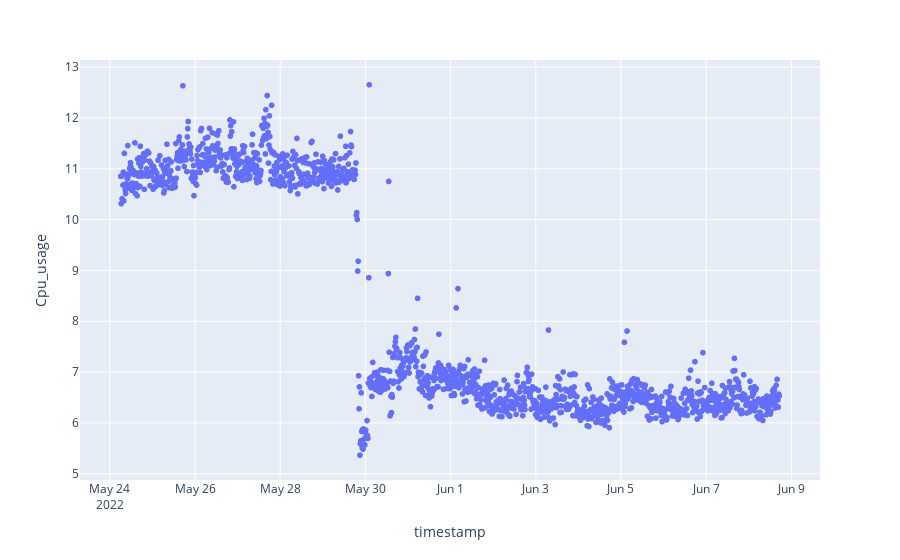

The code cell stored with this chart in its notebook:
### Code cell
import plotly.express as px
fig = px.scatter(test_cluster_cpu_df, x="timestamp", y="Cpu_usage")
fig.show()

### Figure 1 — Plotly figure (JSON) as saved in the notebook; plotly's stock layout.template omitted (floating-point values rounded to 4 significant figures; data arrays with more than 128 entries replaced by an {"elided": "..."} marker saying what was removed)
{"data": [{"hovertemplate": "timestamp=%{x}<br>Cpu_usage=%{y}<extra></extra>", "legendgroup": "", "marker": {"color": "#636efa", "symbol": "circle"}, "mode": "markers", "name": "", "showlegend": false, "type": "scattergl", "x": {"elided": "1485 str values"}, "xaxis": "x", "y": {"elided": "1485 float values"}, "yaxis": "y"}], "layout": {"autosize": true, "legend": {"tracegroupgap": 0}, "margin": {"t": 60}, "xaxis": {"anchor": "y", "autorange": true, "domain": [0, 1], "range": ["2022-05-23 07:22:18.8261", "2022-06-09 15:57:59.174"], "title": {"text": "timestamp"}, "type": "date"}, "yaxis": {"anchor": "x", "autorange": true, "domain": [0, 1], "range": [4.8, 13.22], "title": {"text": "Cpu_usage"}, "type": "linear"}}}
